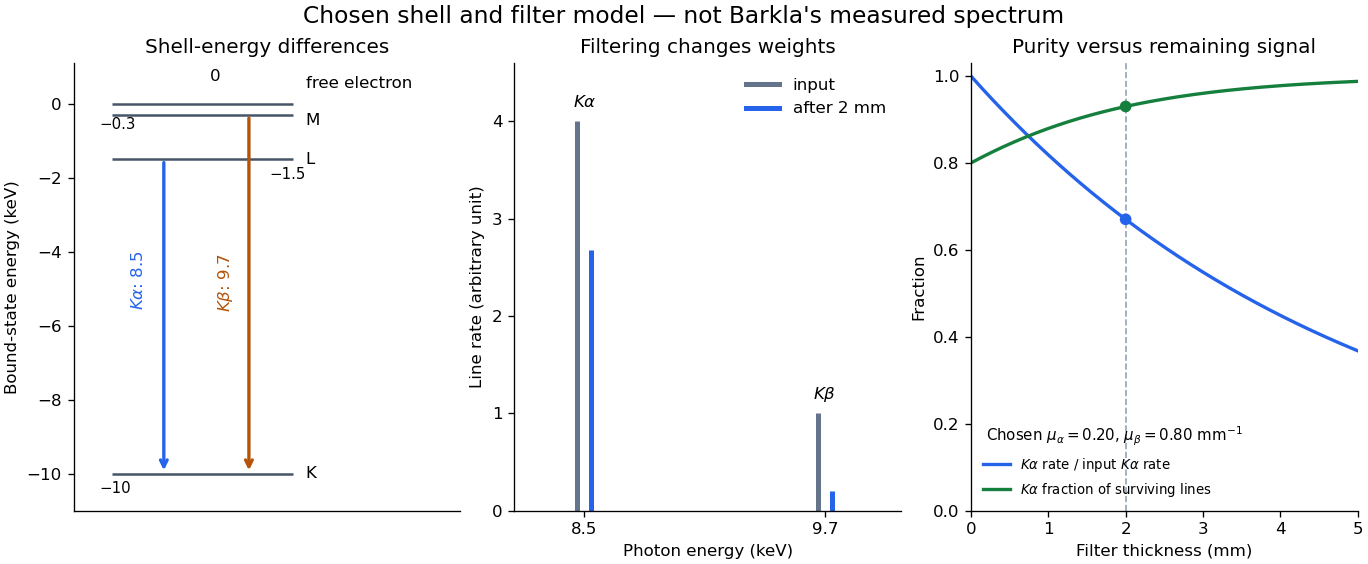

Reproduce this figure in Python.
"""Stipulated shell differences and attenuation; Python 3.14 / mpl 3.10.7.

No measured atomic energies or material attenuation coefficients are used.
Run from _media; output is an opaque white PNG in the current directory.
"""
from pathlib import Path

import matplotlib.pyplot as plt
import numpy as np


def main():
    plt.rcParams.update({"font.size": 10, "font.family": "DejaVu Sans"})
    fig, axes = plt.subplots(1, 3, figsize=(11.4, 4.7), dpi=120,
                             facecolor="white", layout="constrained")
    fig.suptitle("Chosen shell and filter model — not Barkla's measured spectrum", fontsize=14)
    ax = axes[0]
    for energy, label in [(0, "free electron"), (-.3, "M"), (-1.5, "L"), (-10, "K")]:
        ax.hlines(energy, .15, .85, color="#475569")
        label_y = .55 if energy == 0 else (-.45 if energy == -.3 else energy)
        ax.text(.9, label_y, label, va="center", fontsize=10)
    ax.annotate("", (.35, -10), (.35, -1.5),
                arrowprops={"arrowstyle": "->", "color": "#2563eb", "lw": 2})
    ax.annotate("", (.68, -10), (.68, -.3),
                arrowprops={"arrowstyle": "->", "color": "#b45309", "lw": 2})
    ax.text(.25, -5.5, r"$K\alpha$: 8.5", rotation=90, color="#2563eb", ha="center")
    ax.text(.59, -5.5, r"$K\beta$: 9.7", rotation=90, color="#b45309", ha="center")
    ax.set(xlim=(0, 1.5), ylim=(-11, 1.1), xticks=[],
           ylabel="Bound-state energy (keV)", title="Shell-energy differences")
    ax.text(.55, .6, "0", ha="center")
    ax.text(.1, -.35, "−0.3", va="top", fontsize=9)
    ax.text(.76, -1.7, "−1.5", va="top", fontsize=9)
    ax.text(.1, -10.2, "−10", va="top", fontsize=9)

    ax = axes[1]
    energies = np.array([8.5, 9.7])
    rates = np.array([4., 1.])
    mu = np.array([.2, .8])
    transmitted = rates * np.exp(-mu*2)
    for energy, rate, out in zip(energies, rates, transmitted):
        ax.vlines(energy-.035, 0, rate, color="#64748b", lw=3)
        ax.vlines(energy+.035, 0, out, color="#2563eb", lw=3)
    ax.plot([], [], color="#64748b", lw=3, label="input")
    ax.plot([], [], color="#2563eb", lw=3, label="after 2 mm")
    ax.legend(loc="upper right", frameon=False)
    ax.set(xlim=(8.15, 10.08), ylim=(0, 4.6), xticks=energies,
           xlabel="Photon energy (keV)", ylabel="Line rate (arbitrary unit)",
           title="Filtering changes weights")
    ax.text(8.5, 4.15, r"$K\alpha$", ha="center")
    ax.text(9.7, 1.15, r"$K\beta$", ha="center")

    ax = axes[2]
    thickness = np.linspace(0, 5, 251)
    alpha = 4*np.exp(-.2*thickness)
    beta = np.exp(-.8*thickness)
    ax.plot(thickness, alpha/4, color="#2563eb", lw=2,
            label=r"$K\alpha$ rate / input $K\alpha$ rate")
    ax.plot(thickness, alpha/(alpha+beta), color="#15803d", lw=2,
            label=r"$K\alpha$ fraction of surviving lines")
    ax.scatter([2, 2], [transmitted[0]/4, transmitted[0]/transmitted.sum()],
               c=["#2563eb", "#15803d"], zorder=3)
    ax.axvline(2, color="#94a3b8", lw=1, ls="--")
    ax.set(xlim=(0, 5), ylim=(0, 1.03), xlabel="Filter thickness (mm)",
           ylabel="Fraction", title="Purity versus remaining signal")
    ax.legend(loc="lower left", fontsize=8, frameon=False)
    ax.text(.2, .16, r"Chosen $\mu_\alpha=0.20$, $\mu_\beta=0.80\ \mathrm{mm}^{-1}$",
            fontsize=9)
    for ax in axes:
        ax.spines[["top", "right"]].set_visible(False)
    fig.savefig(Path.cwd() / (Path(__file__).stem + ".png"), facecolor="white")
    plt.close(fig)


if __name__ == "__main__":
    main()
